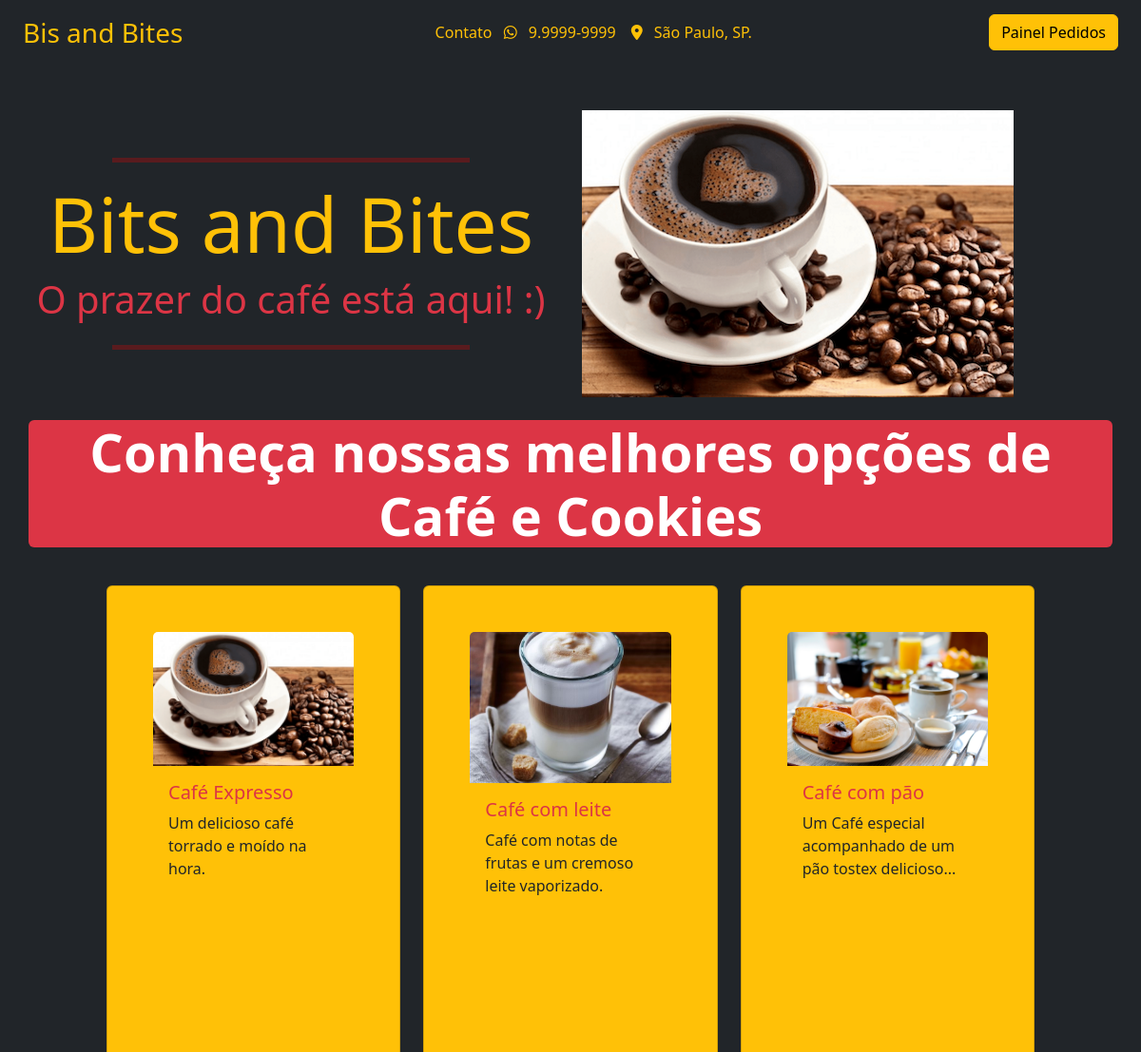
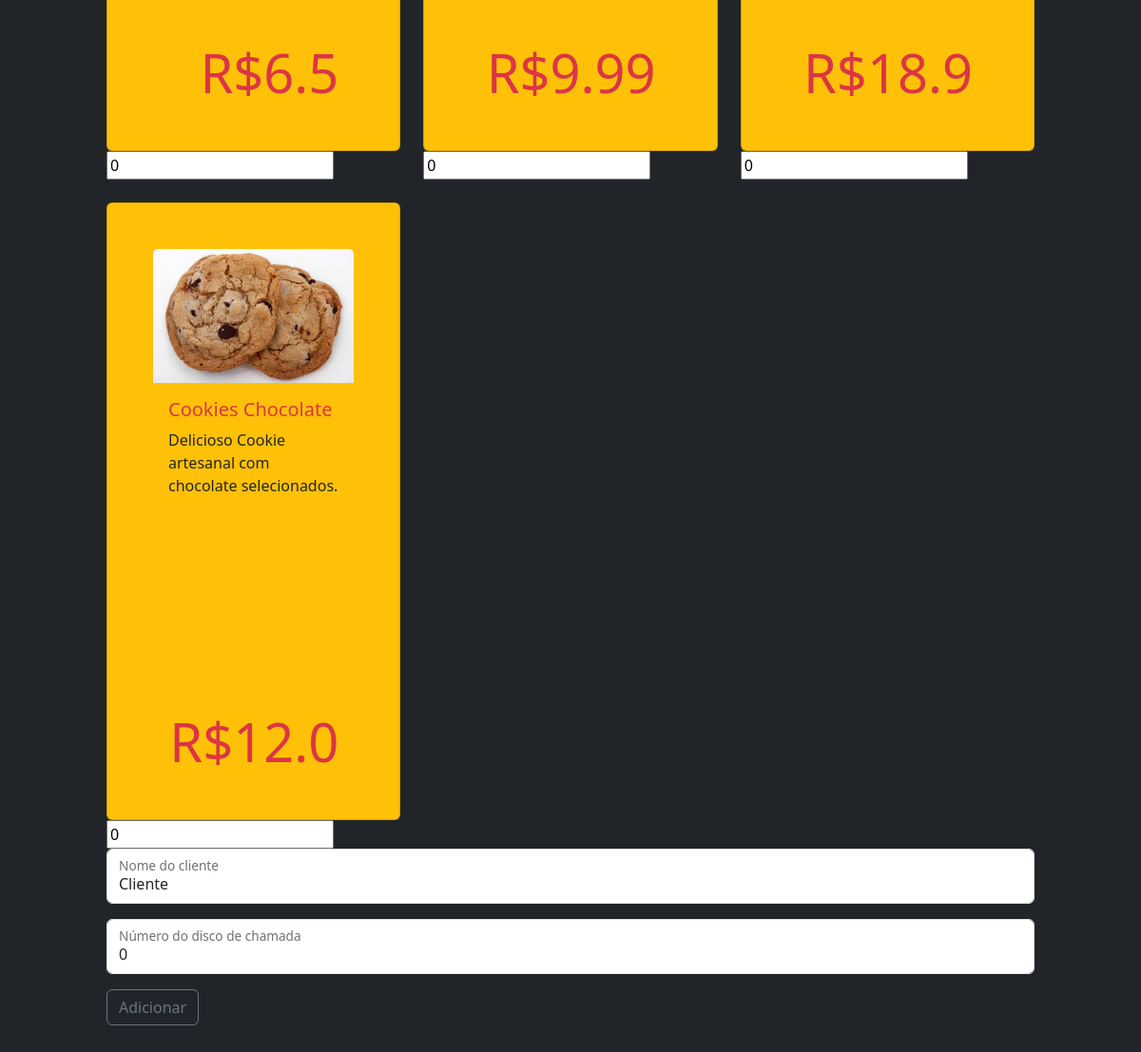
The page / on the database its author committed (2 pictures, top to bottom).
### cafeteria/models.py (models this page shows, shortened)
class Produto(models.Model):
    nome = models.TextField(null=False, blank=False, default='')
    descricao = models.TextField(null=False, blank=False)
    preco = models.FloatField(null=False, blank=False)
    imagem = models.ImageField(upload_to='cafeteria/img', default='', null=False, blank=False)

### cafeteria/views.py (the view)
# urls.py: path('', views.home, name='home'),
def home(request):
    produtos = Produto.objects.all()
    context = {
        'produtos': produtos
    }
    return render(request, 'cafeteria/home.html', context=context)

### cafeteria/templates/cafeteria/home.html (shortened to what this page needs)
{% extends 'cafeteria/base.html' %}
{% block navbar %}
  {% include 'fragments/navbar.html' %}
{% endblock %}
{% block banner %}
    {% include 'fragments/banner.html' %}
{% endblock %}
{% block content %}
    {% include 'fragments/conteudo.html' %}
{% endblock %}

### cafeteria/templates/cafeteria/base.html (shortened to what this page needs)
<!DOCTYPE html>
<html lang="en">
<head>
    <link rel="stylesheet" href="https://cdnjs.cloudflare.com/ajax/libs/font-awesome/6.0.0/css/all.min.css">
    <link href="https://cdn.jsdelivr.net/npm/bootstrap@5.3.0-alpha1/dist/css/bootstrap.min.css" rel="stylesheet">
</head>
<body class="bg-dark"">
    <div class="container-fluid">
        <div class="row">
            <div class="col">
                <nav>
                    {% block navbar %} {% endblock %}
                </nav>
                <main>
                    {% block banner %} {% endblock %}
                    {% block content %} {% endblock %}
                </main>
            </div>
        </div>
    </div>
</body>
</html>

### cafeteria/templates/fragments/navbar.html (shortened to what this page needs)
<nav class="navbar navbar-expand-lg bg-dark">
    <div class="container-fluid">
      <a class="navbar-brand text-warning fs-3" href="{% url 'home' %}">Bis and Bites</a>
      <div class="collapse navbar-collapse" id="navbarSupportedContent">
        <ul class="navbar-nav me-auto ms-auto mb-2 mb-lg-0">
          <li class="nav-item">
            <a class="nav-link active text-warning" aria-current="page" href="#">
                Contato
                <i class="fa-brands fa-whatsapp text-warning ms-2"></i>
                <span class="text ms-2 text-warning">9.9999-9999</span>
            </a>
          </li>
          <li class="nav-item text-warning">
            <a class="nav-link" href="#">
                <i class="fa-solid fa-location-dot text-warning"></i>
                <span class="text ms-2 text-warning">São Paulo, SP.</span>
            </a>
          </li>
        </ul>
        <ul class="navbar-nav">
            <li class="nav-item">
                <a class="btn btn-large btn-warning" aria-current="page" href="{% url 'painel' %}">
                    <span class="text">Painel Pedidos</span>
                </a>
            </li>
        </ul>
      </div>
    </div>
  </nav>

### cafeteria/templates/fragments/banner.html
{% load static %}
<div class="container-fluid mt-5">
    <div class="row d-flex align-items-center">
        <div class="col-md-6 text-warning justify-content-center">
            <hr class="col-lg-6 col-xl-8 offset-lg-3 offset-xl-2"
                style="height:5px; color:red; background-color:red">
            <h1 class="text-center display-1">Bits and Bites</h1>
            <h1 class="text-center text-danger">O prazer do café está aqui! :)</h1>
            <hr class="col-lg-6 col-xl-8 offset-lg-3 offset-xl-2 mt-4"
                style="height:5px; color:red; background-color:red">
        </div>
        <div class="col-md-6">
            <img src="{% static 'cafeteria/cafe.png' %}" class="img-fluid">
        </div>
    </div>
</div>

### cafeteria/templates/fragments/conteudo.html (shortened to what this page needs)
{% load static %}
<div class="row">
    <div class="col">
        <div class="container bg-danger rounded my-4">
            <div class="spam text-white text-center display-4 fw-bold">
                Conheça nossas melhores opções de Café e Cookies
            </div>
        </div>
    </div>
</div>
<form action="{% url 'pedidos' %}" method="get" id="send_form">
<div class="row my-3">
    <div class="col-md-10 offset-1">
        <div class="row row-cols-1 row-cols-md-3 g-4">
            {% for produto in produtos %}
            <div class="col">
                <div class="card bg-warning p-5" style="height:650px">
                    <a href="{% url 'produtos' produto.id %}">
                        <img src="{{ produto.imagem.url }}" class="card-img-top" alt="cafeteria">
                    </a>
                    <div class="card-body">
                        <h5 class="card-title text-danger"> {{ produto.nome }}</h5>
                        <p class="card-text"> {{ produto.descricao }} </p>
                    </div>
                    <div class="span display-4 text-end mx-3 text-danger"> R${{produto.preco}} </div>
                </div>
                <div class="def-number-input number-input safari_only">
                    <input id="quantidade_id" min="0" name="quantidade" value="0" type="number">
                </div>
            </div>
            {% endfor %}
        </div>
        <div class="form-floating mb-3">
            <input type="text" name="cliente" class="form-control" required id="cliente_id" placeholder="" value="Cliente">
            <label for="floatingInput">Nome do cliente</label>
        </div>
        <div class="form-floating mb-3">
            <input type="number" name="disco" min="0" value="0" max="30" id="disco_id" class="form-control" required id="id_disco" placeholder="">
            <label for="floatingInput">Número do disco de chamada</label>
        </div>
        <div class="input-group mb-3">
            <button class="btn btn-outline-secondary" type="button" id="bt_enviar">Adicionar</button>
        </div>
    </div>
</div>
</form>

### rows shown on the page
Produto: imagem (picture), nome "Café Expresso", descricao "Um delicioso café torrado e moído na hora.", preco "6.5"
Produto: imagem (picture), nome "Café com leite", descricao "Café com notas de frutas e um cremoso leite vaporizado.", preco "9.99"
Produto: imagem (picture), nome "Café com pão", descricao "Um Café especial acompanhado de um pão tostex delicioso...", preco "18.9"
Produto: imagem (picture), nome "Cookies Chocolate", descricao "Delicioso Cookie artesanal com chocolate selecionados.", preco "12.0"
